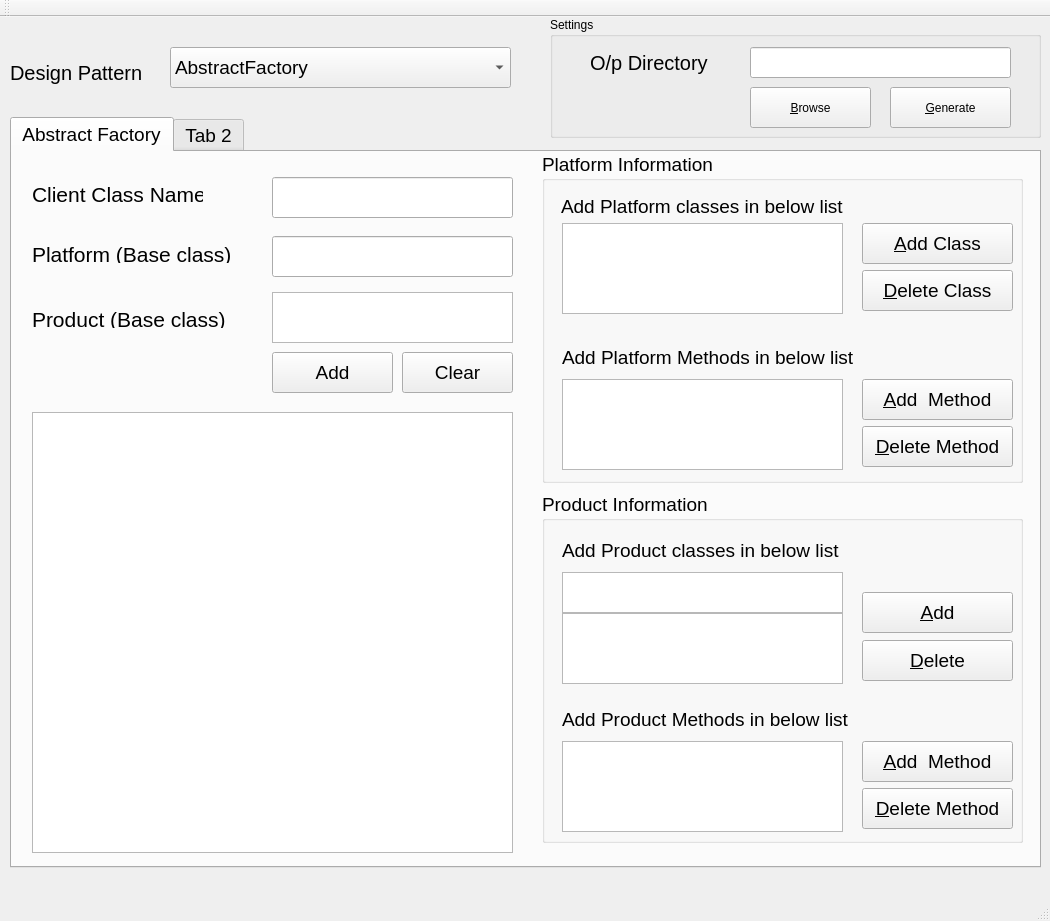
<?xml version="1.0" encoding="UTF-8"?>
<ui version="4.0">
 <class>MainWindow</class>
 <widget class="QMainWindow" name="MainWindow">
  <property name="geometry">
   <rect>
    <x>0</x>
    <y>0</y>
    <width>1050</width>
    <height>921</height>
   </rect>
  </property>
  <property name="windowTitle">
   <string>MainWindow</string>
  </property>
  <widget class="QWidget" name="centralWidget">
   <widget class="QTabWidget" name="tabWidget">
    <property name="geometry">
     <rect>
      <x>10</x>
      <y>100</y>
      <width>1031</width>
      <height>751</height>
     </rect>
    </property>
    <property name="font">
     <font>
      <pointsize>14</pointsize>
     </font>
    </property>
    <widget class="QWidget" name="tab">
     <attribute name="title">
      <string>Abstract Factory</string>
     </attribute>
     <widget class="QLabel" name="label_2">
      <property name="geometry">
       <rect>
        <x>20</x>
        <y>34</y>
        <width>171</width>
        <height>17</height>
       </rect>
      </property>
      <property name="font">
       <font>
        <pointsize>16</pointsize>
       </font>
      </property>
      <property name="text">
       <string>Client Class Name</string>
      </property>
     </widget>
     <widget class="QLineEdit" name="ClientClasslineEdit">
      <property name="geometry">
       <rect>
        <x>260</x>
        <y>25</y>
        <width>241</width>
        <height>41</height>
       </rect>
      </property>
      <property name="font">
       <font>
        <pointsize>15</pointsize>
       </font>
      </property>
      <property name="alignment">
       <set>Qt::AlignCenter</set>
      </property>
     </widget>
     <widget class="QLabel" name="label_3">
      <property name="geometry">
       <rect>
        <x>20</x>
        <y>94</y>
        <width>201</width>
        <height>17</height>
       </rect>
      </property>
      <property name="font">
       <font>
        <pointsize>16</pointsize>
       </font>
      </property>
      <property name="text">
       <string>Platform (Base class)</string>
      </property>
     </widget>
     <widget class="QLineEdit" name="PlatformBaseClasslineEdit">
      <property name="geometry">
       <rect>
        <x>260</x>
        <y>84</y>
        <width>241</width>
        <height>41</height>
       </rect>
      </property>
      <property name="font">
       <font>
        <pointsize>15</pointsize>
       </font>
      </property>
      <property name="alignment">
       <set>Qt::AlignCenter</set>
      </property>
     </widget>
     <widget class="QLabel" name="label_4">
      <property name="geometry">
       <rect>
        <x>20</x>
        <y>159</y>
        <width>201</width>
        <height>17</height>
       </rect>
      </property>
      <property name="font">
       <font>
        <pointsize>16</pointsize>
       </font>
      </property>
      <property name="text">
       <string>Product (Base class)</string>
      </property>
     </widget>
     <widget class="QGroupBox" name="groupBox">
      <property name="geometry">
       <rect>
        <x>530</x>
        <y>0</y>
        <width>481</width>
        <height>331</height>
       </rect>
      </property>
      <property name="title">
       <string>Platform Information</string>
      </property>
      <widget class="QListView" name="PlatformClasseslistView">
       <property name="geometry">
        <rect>
         <x>20</x>
         <y>71</y>
         <width>281</width>
         <height>91</height>
        </rect>
       </property>
       <property name="toolTip">
        <string>Add All platform classes</string>
       </property>
      </widget>
      <widget class="QPushButton" name="AddPlatformClasspushButton">
       <property name="geometry">
        <rect>
         <x>320</x>
         <y>71</y>
         <width>151</width>
         <height>41</height>
        </rect>
       </property>
       <property name="text">
        <string>&amp;Add Class</string>
       </property>
      </widget>
      <widget class="QPushButton" name="DeletePlatformClasspushButton">
       <property name="geometry">
        <rect>
         <x>320</x>
         <y>118</y>
         <width>151</width>
         <height>41</height>
        </rect>
       </property>
       <property name="text">
        <string>&amp;Delete Class</string>
       </property>
      </widget>
      <widget class="QListView" name="PlatformMethodslistView">
       <property name="geometry">
        <rect>
         <x>20</x>
         <y>227</y>
         <width>281</width>
         <height>91</height>
        </rect>
       </property>
       <property name="toolTip">
        <string>Add All patform functions</string>
       </property>
      </widget>
      <widget class="QPushButton" name="DeletePlatformMethodspushButton">
       <property name="geometry">
        <rect>
         <x>320</x>
         <y>274</y>
         <width>151</width>
         <height>41</height>
        </rect>
       </property>
       <property name="text">
        <string>&amp;Delete Method</string>
       </property>
      </widget>
      <widget class="QPushButton" name="AddPlatformMethodspushButton">
       <property name="geometry">
        <rect>
         <x>320</x>
         <y>227</y>
         <width>151</width>
         <height>41</height>
        </rect>
       </property>
       <property name="text">
        <string>&amp;Add  Method</string>
       </property>
      </widget>
      <widget class="QLabel" name="label_8">
       <property name="geometry">
        <rect>
         <x>20</x>
         <y>197</y>
         <width>301</width>
         <height>17</height>
        </rect>
       </property>
       <property name="text">
        <string>Add Platform Methods in below list </string>
       </property>
      </widget>
      <widget class="QLabel" name="label_9">
       <property name="geometry">
        <rect>
         <x>19</x>
         <y>46</y>
         <width>301</width>
         <height>17</height>
        </rect>
       </property>
       <property name="text">
        <string>Add Platform classes in below list </string>
       </property>
      </widget>
     </widget>
     <widget class="QGroupBox" name="groupBox_2">
      <property name="geometry">
       <rect>
        <x>530</x>
        <y>340</y>
        <width>481</width>
        <height>351</height>
       </rect>
      </property>
      <property name="title">
       <string>Product Information</string>
      </property>
      <widget class="QListView" name="ProductClasseslistView">
       <property name="geometry">
        <rect>
         <x>20</x>
         <y>121</y>
         <width>281</width>
         <height>71</height>
        </rect>
       </property>
       <property name="toolTip">
        <string>Add All Product classes</string>
       </property>
      </widget>
      <widget class="QPushButton" name="DeleteProductClasspushButton">
       <property name="geometry">
        <rect>
         <x>320</x>
         <y>148</y>
         <width>151</width>
         <height>41</height>
        </rect>
       </property>
       <property name="text">
        <string>&amp;Delete</string>
       </property>
      </widget>
      <widget class="QPushButton" name="AddProductClasspushButton">
       <property name="geometry">
        <rect>
         <x>320</x>
         <y>100</y>
         <width>151</width>
         <height>41</height>
        </rect>
       </property>
       <property name="text">
        <string>&amp;Add</string>
       </property>
      </widget>
      <widget class="QListView" name="ProductMethodslistView">
       <property name="geometry">
        <rect>
         <x>20</x>
         <y>249</y>
         <width>281</width>
         <height>91</height>
        </rect>
       </property>
       <property name="toolTip">
        <string>Add All product functions</string>
       </property>
      </widget>
      <widget class="QPushButton" name="DeleteProductMethodspushButton">
       <property name="geometry">
        <rect>
         <x>320</x>
         <y>296</y>
         <width>151</width>
         <height>41</height>
        </rect>
       </property>
       <property name="text">
        <string>&amp;Delete Method</string>
       </property>
      </widget>
      <widget class="QPushButton" name="AddProductMethodspushButton">
       <property name="geometry">
        <rect>
         <x>320</x>
         <y>249</y>
         <width>151</width>
         <height>41</height>
        </rect>
       </property>
       <property name="text">
        <string>&amp;Add  Method</string>
       </property>
      </widget>
      <widget class="QLabel" name="label_6">
       <property name="geometry">
        <rect>
         <x>20</x>
         <y>219</y>
         <width>301</width>
         <height>17</height>
        </rect>
       </property>
       <property name="text">
        <string>Add Product Methods in below list </string>
       </property>
      </widget>
      <widget class="QLabel" name="label_7">
       <property name="geometry">
        <rect>
         <x>20</x>
         <y>50</y>
         <width>301</width>
         <height>17</height>
        </rect>
       </property>
       <property name="text">
        <string>Add Product classes in below list </string>
       </property>
      </widget>
      <widget class="QListWidget" name="ProductClasseslistWidget">
       <property name="geometry">
        <rect>
         <x>20</x>
         <y>80</y>
         <width>281</width>
         <height>41</height>
        </rect>
       </property>
      </widget>
     </widget>
     <widget class="QGraphicsView" name="graphicsView">
      <property name="geometry">
       <rect>
        <x>20</x>
        <y>260</y>
        <width>481</width>
        <height>441</height>
       </rect>
      </property>
     </widget>
     <widget class="QListWidget" name="AddProducClasseslistWidget">
      <property name="geometry">
       <rect>
        <x>260</x>
        <y>140</y>
        <width>241</width>
        <height>51</height>
       </rect>
      </property>
     </widget>
     <widget class="QPushButton" name="AddProductListpushButton">
      <property name="geometry">
       <rect>
        <x>260</x>
        <y>200</y>
        <width>121</width>
        <height>41</height>
       </rect>
      </property>
      <property name="text">
       <string>Add</string>
      </property>
     </widget>
     <widget class="QPushButton" name="ClearProductListpushButton">
      <property name="geometry">
       <rect>
        <x>390</x>
        <y>200</y>
        <width>111</width>
        <height>41</height>
       </rect>
      </property>
      <property name="text">
       <string>Clear</string>
      </property>
     </widget>
    </widget>
    <widget class="QWidget" name="tab_2">
     <attribute name="title">
      <string>Tab 2</string>
     </attribute>
    </widget>
   </widget>
   <widget class="QLabel" name="label">
    <property name="geometry">
     <rect>
      <x>10</x>
      <y>40</y>
      <width>201</width>
      <height>31</height>
     </rect>
    </property>
    <property name="font">
     <font>
      <pointsize>15</pointsize>
     </font>
    </property>
    <property name="text">
     <string>Design Pattern</string>
    </property>
   </widget>
   <widget class="QComboBox" name="DesignPatternscomboBox">
    <property name="geometry">
     <rect>
      <x>170</x>
      <y>30</y>
      <width>341</width>
      <height>41</height>
     </rect>
    </property>
    <property name="font">
     <font>
      <pointsize>14</pointsize>
     </font>
    </property>
    <item>
     <property name="text">
      <string>AbstractFactory</string>
     </property>
    </item>
   </widget>
   <widget class="QGroupBox" name="groupBox_3">
    <property name="geometry">
     <rect>
      <x>550</x>
      <y>0</y>
      <width>491</width>
      <height>121</height>
     </rect>
    </property>
    <property name="title">
     <string>Settings</string>
    </property>
    <widget class="QPushButton" name="GeneratepushButton">
     <property name="geometry">
      <rect>
       <x>340</x>
       <y>70</y>
       <width>121</width>
       <height>41</height>
      </rect>
     </property>
     <property name="text">
      <string>&amp;Generate</string>
     </property>
    </widget>
    <widget class="QLabel" name="label_5">
     <property name="geometry">
      <rect>
       <x>40</x>
       <y>30</y>
       <width>141</width>
       <height>31</height>
      </rect>
     </property>
     <property name="font">
      <font>
       <pointsize>15</pointsize>
      </font>
     </property>
     <property name="text">
      <string>O/p Directory</string>
     </property>
    </widget>
    <widget class="QLineEdit" name="SrcDirectorylineEdit">
     <property name="geometry">
      <rect>
       <x>200</x>
       <y>30</y>
       <width>261</width>
       <height>31</height>
      </rect>
     </property>
     <property name="readOnly">
      <bool>true</bool>
     </property>
    </widget>
    <widget class="QPushButton" name="BrowsepushButton">
     <property name="geometry">
      <rect>
       <x>200</x>
       <y>70</y>
       <width>121</width>
       <height>41</height>
      </rect>
     </property>
     <property name="text">
      <string>&amp;Browse</string>
     </property>
    </widget>
   </widget>
  </widget>
  <widget class="QMenuBar" name="menuBar">
   <property name="geometry">
    <rect>
     <x>0</x>
     <y>0</y>
     <width>1050</width>
     <height>22</height>
    </rect>
   </property>
  </widget>
  <widget class="QToolBar" name="mainToolBar">
   <attribute name="toolBarArea">
    <enum>TopToolBarArea</enum>
   </attribute>
   <attribute name="toolBarBreak">
    <bool>false</bool>
   </attribute>
  </widget>
  <widget class="QStatusBar" name="statusBar"/>
 </widget>
 <layoutdefault spacing="6" margin="11"/>
 <resources/>
 <connections/>
</ui>
